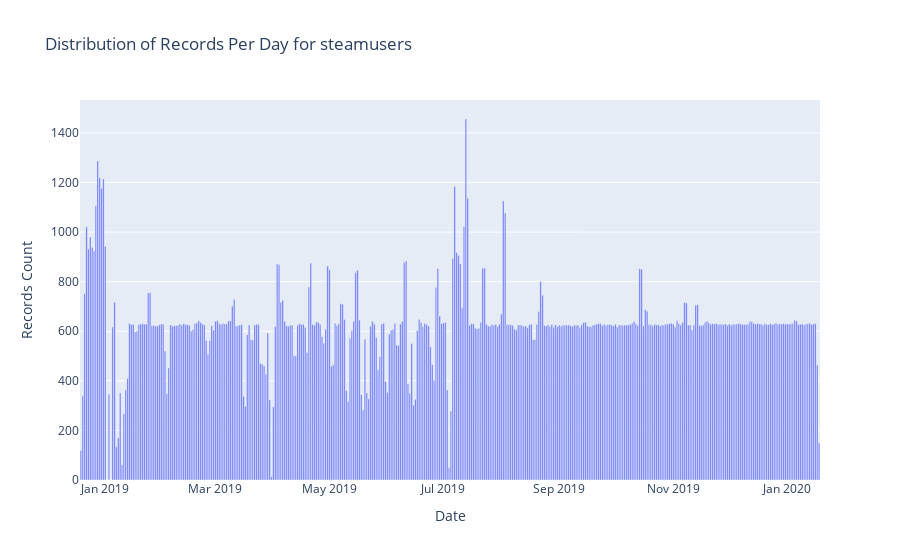

Write notebook code for a chart like this one.
### Markdown cell above
## These are the number of records we have per day for the `steamusers` Mongo collection.  This is created using the `steamusers.py` script.

### Code cell
# https://plot.ly/python/bar-charts/

data = [Bar(
        x=grouped_df['date'],
        y=grouped_df['count']
    )]

layout = Layout(
        title='Distribution of Records Per Day for steamusers',
        xaxis=dict(
            title='Date'
        ),
        yaxis=dict(
            title='Records Count'
        )
    )

fig = Figure(data=data, layout=layout)

iplot(fig)

### Figure 1 — Plotly figure (JSON) as saved in the notebook; plotly's stock layout.template omitted (floating-point values rounded to 4 significant figures; data arrays with more than 128 entries replaced by an {"elided": "..."} marker saying what was removed)
{"data": [{"type": "bar", "x": {"elided": "394 str values"}, "y": {"elided": "394 int values"}}], "layout": {"title": {"text": "Distribution of Records Per Day for steamusers"}, "xaxis": {"title": {"text": "Date"}}, "yaxis": {"title": {"text": "Records Count"}}}}
